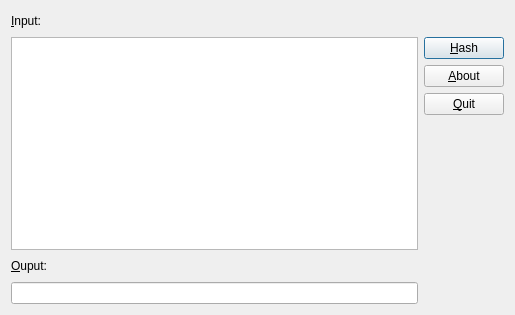
<?xml version="1.0" encoding="UTF-8"?>
<ui version="4.0">
 <class>MainWindow</class>
 <widget class="QMainWindow" name="MainWindow">
  <property name="windowModality">
   <enum>Qt::NonModal</enum>
  </property>
  <property name="geometry">
   <rect>
    <x>0</x>
    <y>0</y>
    <width>515</width>
    <height>315</height>
   </rect>
  </property>
  <property name="sizePolicy">
   <sizepolicy hsizetype="Minimum" vsizetype="Minimum">
    <horstretch>0</horstretch>
    <verstretch>0</verstretch>
   </sizepolicy>
  </property>
  <property name="windowTitle">
   <string>MD5</string>
  </property>
  <property name="windowIcon">
   <iconset resource="md5.qrc">
    <normaloff>:/md5/icon/programming.ico</normaloff>:/md5/icon/programming.ico</iconset>
  </property>
  <widget class="QWidget" name="centralWidget">
   <layout class="QGridLayout" name="gridLayout_2">
    <item row="0" column="0">
     <layout class="QGridLayout" name="gridLayout">
      <item row="0" column="0">
       <layout class="QHBoxLayout" name="horizontalLayout">
        <item>
         <widget class="QLabel" name="label">
          <property name="text">
           <string>&amp;Input:</string>
          </property>
          <property name="buddy">
           <cstring>inputTextEdit</cstring>
          </property>
         </widget>
        </item>
        <item>
         <spacer name="horizontalSpacer_2">
          <property name="orientation">
           <enum>Qt::Horizontal</enum>
          </property>
          <property name="sizeHint" stdset="0">
           <size>
            <width>40</width>
            <height>20</height>
           </size>
          </property>
         </spacer>
        </item>
       </layout>
      </item>
      <item row="1" column="0">
       <widget class="QTextEdit" name="inputTextEdit">
        <property name="autoFillBackground">
         <bool>true</bool>
        </property>
       </widget>
      </item>
      <item row="1" column="1">
       <layout class="QVBoxLayout" name="verticalLayout">
        <item>
         <widget class="QPushButton" name="hashButton">
          <property name="text">
           <string>&amp;Hash</string>
          </property>
          <property name="default">
           <bool>true</bool>
          </property>
         </widget>
        </item>
        <item>
         <widget class="QPushButton" name="aboutButton">
          <property name="text">
           <string>&amp;About</string>
          </property>
         </widget>
        </item>
        <item>
         <widget class="QPushButton" name="quitButton">
          <property name="text">
           <string>&amp;Quit</string>
          </property>
         </widget>
        </item>
        <item>
         <spacer name="verticalSpacer">
          <property name="orientation">
           <enum>Qt::Vertical</enum>
          </property>
          <property name="sizeHint" stdset="0">
           <size>
            <width>20</width>
            <height>40</height>
           </size>
          </property>
         </spacer>
        </item>
       </layout>
      </item>
      <item row="2" column="0">
       <layout class="QHBoxLayout" name="horizontalLayout_2">
        <item>
         <widget class="QLabel" name="label_2">
          <property name="text">
           <string>&amp;Ouput:</string>
          </property>
          <property name="buddy">
           <cstring>outputLineEdit</cstring>
          </property>
         </widget>
        </item>
        <item>
         <spacer name="horizontalSpacer">
          <property name="orientation">
           <enum>Qt::Horizontal</enum>
          </property>
          <property name="sizeHint" stdset="0">
           <size>
            <width>40</width>
            <height>20</height>
           </size>
          </property>
         </spacer>
        </item>
       </layout>
      </item>
      <item row="3" column="0">
       <widget class="QLineEdit" name="outputLineEdit">
        <property name="readOnly">
         <bool>true</bool>
        </property>
       </widget>
      </item>
     </layout>
    </item>
   </layout>
  </widget>
  <widget class="QMenuBar" name="menuBar">
   <property name="geometry">
    <rect>
     <x>0</x>
     <y>0</y>
     <width>515</width>
     <height>21</height>
    </rect>
   </property>
  </widget>
 </widget>
 <layoutdefault spacing="6" margin="11"/>
 <tabstops>
  <tabstop>inputTextEdit</tabstop>
  <tabstop>hashButton</tabstop>
  <tabstop>outputLineEdit</tabstop>
  <tabstop>quitButton</tabstop>
 </tabstops>
 <resources>
  <include location="md5.qrc"/>
 </resources>
 <connections>
  <connection>
   <sender>inputTextEdit</sender>
   <signal>textChanged()</signal>
   <receiver>outputLineEdit</receiver>
   <slot>clear()</slot>
   <hints>
    <hint type="sourcelabel">
     <x>157</x>
     <y>142</y>
    </hint>
    <hint type="destinationlabel">
     <x>167</x>
     <y>304</y>
    </hint>
   </hints>
  </connection>
  <connection>
   <sender>quitButton</sender>
   <signal>clicked()</signal>
   <receiver>MainWindow</receiver>
   <slot>close()</slot>
   <hints>
    <hint type="sourcelabel">
     <x>503</x>
     <y>140</y>
    </hint>
    <hint type="destinationlabel">
     <x>327</x>
     <y>162</y>
    </hint>
   </hints>
  </connection>
 </connections>
 <slots>
  <slot>hash()</slot>
 </slots>
</ui>
